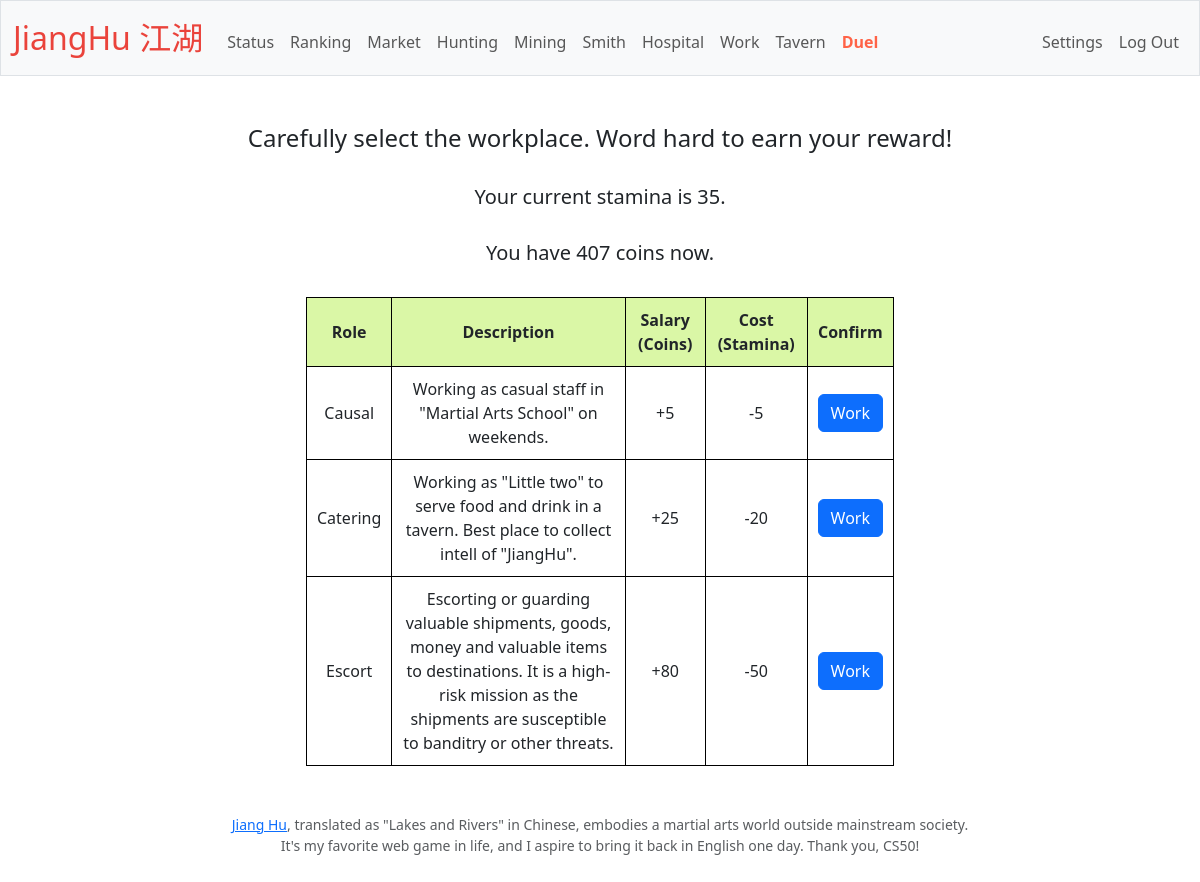
The app's page /work (signed in), older data.
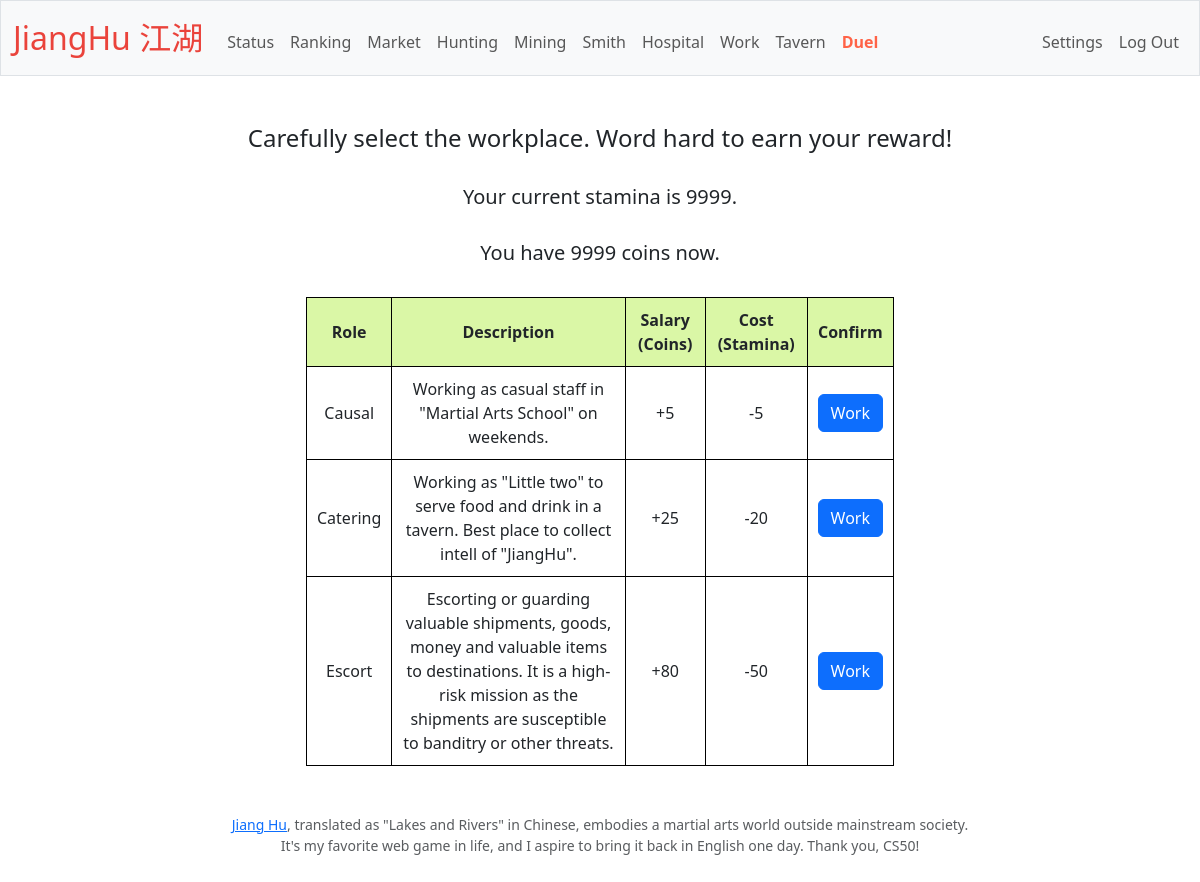
The same page, newer data.
### tables this page shows
CREATE TABLE 'user_status' (
userid INTEGER NOT NULL, 
stamina INTEGER NOT NULL DEFAULT 100,
coins INTEGER NOT NULL DEFAULT 100,
hp INTEGER NOT NULL DEFAULT 100,'attk' INTEGER NOT NULL DEFAULT 1,'def' INTEGER NOT NULL DEFAULT 1,
weapon TEXT,'armour' TEXT, 'exp' INTEGER NOT NULL DEFAULT 0, 'time_in' DATETIME,
FOREIGN KEY (userid) REFERENCES users(id)
);

### app.py (the view)
@app.route("/work", methods=["GET", "POST"])
@login_required
def work():
    user = db.execute("SELECT status FROM users WHERE id = ?", session["user_id"])
    status = user[0]['status']
    user_profile = db.execute("SELECT stamina, coins FROM user_status WHERE userid = ?", session["user_id"])
    profile = user_profile[0]
    if request.method == "POST":
        work = request.form.getlist("work")[0]
        if work == 'casual':
            if profile['stamina'] < 5:
                return apology("You have insufficent stamina!", 400)
            else:
                db.execute("UPDATE user_status SET stamina = stamina - 5, coins = coins + 5 WHERE userid = ?", session["user_id"])
        elif work == 'catering':
            if profile['stamina'] < 20:
                return apology("You have insufficent stamina!", 400)
            else:
                db.execute("UPDATE user_status SET stamina = stamina - 20, coins = coins + 25 WHERE userid = ?", session["user_id"])
        elif work == 'escort':
            if profile['stamina'] < 50:
                return apology("You have insufficent stamina!", 400)
            else:
                db.execute("UPDATE user_status SET stamina = stamina - 50, coins = coins + 80 WHERE userid = ?", session["user_id"])
        else:
            flash("Invalid action. Choose again.")
            return redirect("/")
        flash("Congratulations! You worked and received salary!")
        return redirect("/")
    else:
        return render_template("work.html", profile=profile, status=status)

### app.py (called while the page is built)
@app.after_request
def after_request(response):
    response.headers["Cache-Control"] = "no-cache, no-store, must-revalidate"
    response.headers["Expires"] = 0
    response.headers["Pragma"] = "no-cache"
    return response

### helpers.py (called while the page is built)
def login_required(f):
    @wraps(f)
    def decorated_function(*args, **kwargs):
        if session.get("user_id") is None:
            return redirect("/login")
        return f(*args, **kwargs)
    return decorated_function

### templates/work.html (shortened to what this page needs)
{% extends "layout.html" %}
{% block main %}
    <h4>Carefully select the workplace. Word hard to earn your reward!</h4><br>
    <h5>Your current stamina is {{ profile['stamina'] }}.</h5><br>
    <h5>You have {{ profile['coins']}} coins now.</h5><br>
    <table style="width: 50%" action="/hospital" method="get">
        <tr>
            <th>Role</th>
            <th>Description</th>
            <th>Salary (Coins)</th>
            <th>Cost (Stamina)</th>
            <th>Confirm</th>
        </tr>
        {% if status == 'dead' %}
        <p> YOU ARE DEAD AND MUST REVIVE IN HOSPITAL! </p>
        {% elif status == 'busy' %}
        <p>YOU ARE NOW BUSY IN OTHER ACTIVITIES.</p>
        {% elif status == 'active' %}
        <tr>
            <td>Causal</td>
            <td>Working as casual staff in "Martial Arts School" on weekends. </td>
            <td>+5</td>
            <td>-5</td>
            <td>
                <form action="/work" method="post">
                    <button class="btn btn-primary" type="submit" name="work" value="casual">
                        Work
                    </button>
                </form>
            </td>
        </tr>
        <tr>
            <td>Catering</td>
            <td>Working as "Little two" to serve food and drink in a tavern. Best place to collect intell of "JiangHu".</td>
            <td>+25</td>
            <td>-20</td>
            <td>
                <form action="/work" method="post">
                    <button class="btn btn-primary" type="submit" name="work" value="catering">
                        Work
                    </button>
                </form>
            </td>
        </tr>
        <tr>
            <td>Escort</td>
            <td>Escorting or guarding valuable shipments, goods, money and valuable items to destinations. It is a high-risk mission as the shipments are susceptible to banditry or other threats.</td>
            <td>+80</td>
            <td>-50</td>
            <td>
                <form action="/work" method="post">
                    <button class="btn btn-primary" type="submit" name="work" value="escort">
                        Work
                    </button>
                </form>
            </td>
        </tr>
        {% endif %}
    </table>
{% endblock %}

### templates/layout.html (shortened to what this page needs)
<!DOCTYPE html>
<html lang="en">
    <head>
        <link href="https://cdn.jsdelivr.net/npm/bootstrap@5.3.2/dist/css/bootstrap.min.css" rel="stylesheet">
        <link href="/static/styles.css" rel="stylesheet">
    </head>
    <body>
        <nav class="bg-light border navbar navbar-expand-md navbar-light">
            <div class="container-fluid">
                <a class="navbar-brand" href="/"><span class="red">JiangHu </span><span class="red">江湖</span></a>
                <div class="collapse navbar-collapse" id="navbar">
                    {% if session["user_id"] %}
                        <ul class="navbar-nav me-auto mt-2">
                            <li class="nav-item"><a class="nav-link" href="/">Status</a></li>
                            <li class="nav-item"><a class="nav-link" href="/ranking">Ranking</a></li>
                            <li class="nav-item"><a class="nav-link" href="/market">Market</a></li>
                            <li class="nav-item"><a class="nav-link" href="/hunting">Hunting</a></li>
                            <li class="nav-item"><a class="nav-link" href="/mining ">Mining</a></li>
                            <li class="nav-item"><a class="nav-link" href="/smith ">Smith</a></li>
                            <li class="nav-item"><a class="nav-link" href="/hospital ">Hospital</a></li>
                            <li class="nav-item"><a class="nav-link" href="/work">Work</a></li>
                            <li class="nav-item"><a class="nav-link" href="/tavern">Tavern</a></li>
                            <li class="nav-item"><a class="nav-link" href="/duel"><b style="color:Tomato;">Duel</b></a></li>
                        </ul>
                        <ul class="navbar-nav ms-auto mt-2">
                            <li class="nav-item"><a class="nav-link" href="/settings">Settings</a></li>
                            <li class="nav-item"><a class="nav-link" href="/logout">Log Out</a></li>
                        </ul>
                    {% else %}
                        <ul class="navbar-nav ms-auto mt-2">
                            <li class="nav-item"><a class="nav-link" href="/register">Register</a></li>
                            <li class="nav-item"><a class="nav-link" href="/login">Log In</a></li>
                        </ul>
                    {% endif %}
                </div>
            </div>
        </nav>
        <main class="container-fluid py-5 text-center">
            {% block main %}{% endblock %}
        </main>
        <footer class="mb-5 small text-center text-muted">
            <a href="https://en.wikipedia.org/wiki/Jianghu">Jiang Hu</a>, translated as "Lakes and Rivers" in Chinese, embodies a martial arts world outside mainstream society.<br>
            It's my favorite web game in life, and I aspire to bring it back in English one day. Thank you, CS50!
        </footer>
    </body>
</html>

### static/styles.css (style rules this page uses)
nav .navbar-brand { font-size: xx-large; }
nav .navbar-brand .red { color: #ea433b; }
table { border: 1px solid black; width: 30%; margin: 0 auto; }
th, td { border: 1px solid black; padding: 10px; text-align: center; }
th { background-color: #DAF7A6; }
ul { list-style-type: circle; text-align: left; }

Row changes from the older to the newer data that the page shows:
changed user_status: stamina "35" → "9999"; coins "407" → "9999"
